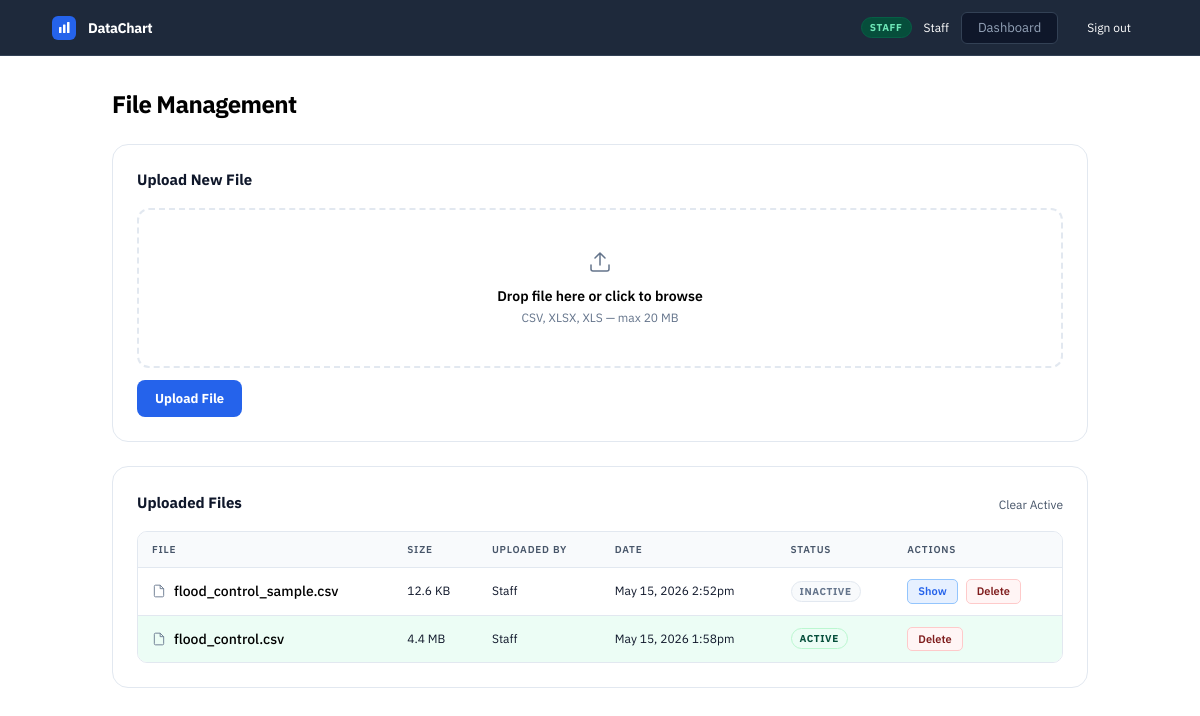
The app's page /staff.php (signed in) with its own data.
### tables this page shows
CREATE TABLE `uploaded_files` (
  `id` int unsigned NOT NULL AUTO_INCREMENT,
  `uploaded_by` int unsigned NOT NULL,
  `original_name` varchar(255) NOT NULL,
  `stored_name` varchar(255) NOT NULL,
  `file_size` int unsigned NOT NULL DEFAULT '0',
  `is_active` tinyint(1) NOT NULL DEFAULT '0',
  `uploaded_at` datetime NOT NULL DEFAULT CURRENT_TIMESTAMP,
  PRIMARY KEY (`id`),
  UNIQUE KEY `stored_name` (`stored_name`),
  KEY `uploaded_by` (`uploaded_by`),
  CONSTRAINT `uploaded_files_ibfk_1` FOREIGN KEY (`uploaded_by`) REFERENCES `users` (`id`) ON DELETE CASCADE
);

CREATE TABLE `users` (
  `id` int unsigned NOT NULL AUTO_INCREMENT,
  `username` varchar(64) NOT NULL,
  `email` varchar(128) NOT NULL,
  `password` varchar(255) NOT NULL,
  `full_name` varchar(128) NOT NULL DEFAULT '',
  `first_name` varchar(64) NOT NULL DEFAULT '',
  `middle_name` varchar(64) NOT NULL DEFAULT '',
  `last_name` varchar(64) NOT NULL DEFAULT '',
  `role_id` tinyint unsigned NOT NULL DEFAULT '3',
  `status` enum('pending','active','inactive') NOT NULL DEFAULT 'pending',
  `created_at` datetime NOT NULL DEFAULT CURRENT_TIMESTAMP,
  PRIMARY KEY (`id`),
  UNIQUE KEY `username` (`username`),
  UNIQUE KEY `email` (`email`),
  KEY `role_id` (`role_id`),
  CONSTRAINT `users_ibfk_1` FOREIGN KEY (`role_id`) REFERENCES `roles` (`id`)
);

### includes/db.php (called while the page is built, shortened)
<?php
function currentUser(): ?array {
    return $_SESSION['user'] ?? null;
}

### staff.php (the view, shortened to what this page needs)
<?php
require_once 'includes/db.php';
$user = currentUser();
$pdo  = getPDO();
$files = $pdo->query(
    'SELECT f.*, u.username, u.full_name
       FROM uploaded_files f
       JOIN users u ON u.id = f.uploaded_by
      ORDER BY f.uploaded_at DESC'
)->fetchAll();
function fmtSize(int $bytes): string {
    if ($bytes >= 1048576) return round($bytes/1048576,1).' MB';
    if ($bytes >= 1024)    return round($bytes/1024,1).' KB';
    return $bytes.' B';
}
?>
<!DOCTYPE html>
<html lang="en" data-theme="light" class="bg-white">
<head>
  <script src="https://cdn.tailwindcss.com"></script>
  <link rel="stylesheet" href="css/admin.css" />
</head>
<body class="min-h-screen bg-white text-black font-sans">
  <header id="navbar" class="sticky top-0 z-50 border-b border-transparent bg-brand-900 text-white backdrop-blur-sm">
    <div class="max-w-6xl mx-auto px-7 py-3 flex items-center gap-3">
      <div class="w-6 h-6 rounded-md bg-brand-600 flex items-center justify-center flex-shrink-0">
        <svg width="13" height="13" viewBox="0 0 13 13" fill="none">
          <rect x="1" y="6" width="2.5" height="6" fill="white" rx="0.5"/>
          <rect x="5" y="3.5" width="2.5" height="8.5" fill="white" rx="0.5"/>
          <rect x="9" y="1" width="2.5" height="11" fill="white" rx="0.5"/>
        </svg>
      </div>
      <span class="font-bold text-sm tracking-tight">DataChart</span>
      <div class="ml-auto flex items-center gap-3">
        <span class="role-badge role-<?= $user['role'] ?>"><?= ucfirst($user['role']) ?></span>
        <span class="text-white text-xs hidden sm:inline"><?= htmlspecialchars($user['full_name']) ?></span>
        <a href="dashboard.php" class="nav-link-btn">Dashboard</a>
        <a href="logout.php" class="logout-trigger border border-transparent hover:border-white/20 text-white hover:text-white transition-colors text-xs rounded-md px-4 py-1.5">Sign out</a>
      </div>
    </div>
  </header>
  <main class="max-w-5xl mx-auto px-6 py-8">
    <h1 class="text-2xl font-extrabold tracking-tight mb-6">File Management</h1>
    <div class="card mb-6">
      <h2 class="section-title mb-4">Upload New File</h2>
      <form method="POST" enctype="multipart/form-data" id="upload-form">
        <div id="drop-zone-staff"
          class="border-2 border-dashed border-slate-200 hover:border-brand-500 rounded-xl p-10 text-center cursor-pointer bg-white transition-all mb-3"
          onclick="document.getElementById('datafile').click()">
          <div id="file-input-default">
            <svg width="24" height="24" viewBox="0 0 24 24" fill="none" stroke="#64748b" stroke-width="1.5" class="mx-auto mb-3">
              <path d="M21 15v4a2 2 0 01-2 2H5a2 2 0 01-2-2v-4M17 8l-5-5-5 5M12 3v12" stroke-linecap="round" stroke-linejoin="round"/>
            </svg>
            <p class="font-semibold text-sm mb-1">Drop file here or click to browse</p>
            <p class="text-slate-500 text-xs" id="file-label">CSV, XLSX, XLS — max <?= MAX_UPLOAD_MB ?> MB</p>
          </div>
        </div>
        <div class="flex gap-2">
          <button type="submit" id="upload-btn" class="btn-primary">Upload File</button>
        </div>
      </form>
    </div>
    <div class="card">
      <div class="flex items-center justify-between mb-4">
        <h2 class="section-title">Uploaded Files</h2>
        <?php if (array_filter($files, fn($f)=>$f['is_active'])): ?>
          <form method="POST">
            <button class="btn-ghost text-xs">Clear Active</button>
          </form>
        <?php endif; ?>
      </div>
      <?php if (empty($files)): ?>
        <p class="text-slate-500 text-sm text-center py-8">No files uploaded yet.</p>
      <?php else: ?>
        <div class="table-wrap">
          <table class="data-table">
            <thead>
              <tr>
                <th>File</th>
                <th>Size</th>
                <th>Uploaded by</th>
                <th>Date</th>
                <th>Status</th>
                <th>Actions</th>
              </tr>
            </thead>
            <tbody>
              <?php foreach ($files as $f): ?>
                <tr class="<?= $f['is_active'] ? 'row-active' : '' ?>">
                  <td>
                    <div class="flex items-center gap-2">
                      <svg width="14" height="14" viewBox="0 0 24 24" fill="none" stroke="#64748b" stroke-width="1.5" class="flex-shrink-0">
                        <path d="M14 2H6a2 2 0 00-2 2v16a2 2 0 002 2h12a2 2 0 002-2V8z"/><polyline points="14 2 14 8 20 8"/>
                      </svg>
                      <span class="font-medium text-black text-sm"><?= htmlspecialchars($f['original_name']) ?></span>
                    </div>
                  </td>
                  <td class="text-slate-400 text-xs"><?= fmtSize($f['file_size']) ?></td>
                  <td class="text-slate-400 text-xs"><?= htmlspecialchars($f['full_name'] ?: $f['username']) ?></td>
                  <td class="text-slate-400 text-xs"><?= date('M j, Y g:ia', strtotime($f['uploaded_at'])) ?></td>
                  <td>
                    <?php if ($f['is_active']): ?>
                      <span class="status-badge status-active">Active</span>
                    <?php else: ?>
                      <span class="status-badge status-inactive">Inactive</span>
                    <?php endif; ?>
                  </td>
                  <td>
                    <div class="flex gap-2">
                      <?php if (!$f['is_active']): ?>
                        <form method="POST" class="inline">
                          <button class="btn-sm btn-blue">Show</button>
                        </form>
                      <?php endif; ?>
                      <form method="POST" class="inline" data-file-id="<?= $f['id'] ?>" data-file-name="<?= htmlspecialchars($f['original_name']) ?>" onsubmit="return showDeleteModal(event, this)">
                        <button class="btn-sm btn-red" type="submit">Delete</button>
                      </form>
                    </div>
                  </td>
                </tr>
              <?php endforeach; ?>
            </tbody>
          </table>
        </div>
      <?php endif; ?>
    </div>
  </main>
</body>
</html>

### css/admin.css (style rules this page uses)
*, *::before, *::after { box-sizing: border-box; }
body { font-family: 'IBM Plex Sans', sans-serif; -webkit-font-smoothing: antialiased; background: #ffffff; color: #0f172a; }
#navbar { height: 56px; background: #1e293b; border-bottom: 1px solid #334155; }
header { height: 56px; }
.card { background: #ffffff; border: 1px solid #e2e8f0; border-radius: 16px; padding: 1.5rem; }
.section-title { font-size: 15px; font-weight: 700; color: #0f172a; }
.nav-link-btn { border: 1px solid #334155; color: #94a3b8; border-radius: 6px; padding: 5px 16px; font-size: 13px; text-decoration: none; transition: all 0.15s; font-family: 'IBM Plex Sans', sans-serif; cursor: pointer; background: #0f172a; }
.role-badge { display: inline-block; font-size: 10px; font-weight: 700; letter-spacing: 0.06em; padding: 2px 8px; border-radius: 20px; text-transform: uppercase; }
.role-staff { background: #064e3b; color: #6ee7b7; border: 1px solid #065f46; }
.status-badge { display: inline-block; font-size: 10px; font-weight: 700; letter-spacing: 0.06em; padding: 2px 8px; border-radius: 20px; text-transform: uppercase; }
.status-active { background: #ecfdf5; color: #064e3b; border: 1px solid #bbf7d0; }
.status-inactive { background: #f8fafc; color: #64748b; border: 1px solid #e2e8f0; }
.table-wrap { overflow-x: auto; border-radius: 10px; border: 1px solid #e2e8f0; }
.data-table { width: 100%; border-collapse: collapse; font-size: 13px; }
.data-table thead { background: #f8fafc; }
.data-table th { padding: 10px 14px; text-align: left; font-size: 10px; text-transform: uppercase; letter-spacing: 0.08em; color: #475569; font-weight: 600; white-space: nowrap; }
.data-table td { padding: 11px 14px; border-top: 1px solid #e2e8f0; color: #0f172a; vertical-align: middle; }
.row-active td { background: #ecfdf5 !important; }
.btn-sm { display: inline-flex; align-items: center; justify-content: center; font-size: 11px; font-weight: 600; font-family: 'IBM Plex Sans', sans-serif; border-radius: 5px; padding: 3px 10px; cursor: pointer; border: 1px solid transparent; transition: all 0.15s; white-space: nowrap; }
.btn-blue { background: #e6f0ff; color: #2563eb; border-color: #93c5fd; }
.btn-red { background: #fff5f5; color: #7f1d1d; border-color: #fecaca; }
.btn-ghost { background: #ffffff; color: #475569; border-color: #e2e8f0; }
.btn-primary { display: inline-flex; align-items: center; justify-content: center; background: #2563eb; color: #fff; font-size: 13px; font-weight: 700; font-family: 'IBM Plex Sans', sans-serif; border: none; border-radius: 8px; padding: 9px 18px; cursor: pointer; transition: background 0.15s; text-decoration: none; }

### records on screen
uploaded_files: original_name "flood_control_sample.csv", file_size "12.6 KB", uploaded_by.full_name "Staff", uploaded_at "May 15, 2026 2:52pm", is_active "INACTIVE"
uploaded_files: original_name "flood_control.csv", file_size "4.4 MB", uploaded_by.full_name "Staff", uploaded_at "May 15, 2026 1:58pm", is_active "ACTIVE"

### other values on screen
$user['role'] "STAFF"
$user['full_name'] "Staff"
MAX_UPLOAD_MB "20"
